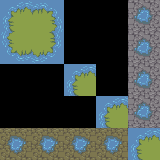

This game map was drawn from its Tiled (.tmx) file and the tilesets committed beside it. A one-line description and the full map source follow:
An orthogonal 5x5 tile map with 32x32 px tiles, 1 tile layer (Tile Layer 1) and 2 objects.

<map version="1.10" tiledversion="1.11.0" orientation="orthogonal" renderorder="right-down" width="5" height="5" tilewidth="32" tileheight="32" infinite="0" nextlayerid="3" nextobjectid="3">
 <tileset firstgid="1" source="tileset.tsx" />
 <layer id="1" name="Tile Layer 1" width="5" height="5">
  <data encoding="csv">
1,2684354561,0,0,1073741831,
1610612737,3221225473,0,0,1073741831,
0,0,1,0,1073741831,
0,0,0,1,1073741831,
2147483669,2147483669,2147483669,2147483669,1
</data>
 </layer>
 <objectgroup id="2" name="Object Layer 1">
  <object id="1" gid="2147483669" x="80.0555" y="48.3887" width="32" height="32" />
  <object id="2" gid="1073741845" x="15.8334" y="112.056" width="32" height="32" />
 </objectgroup>
</map>
